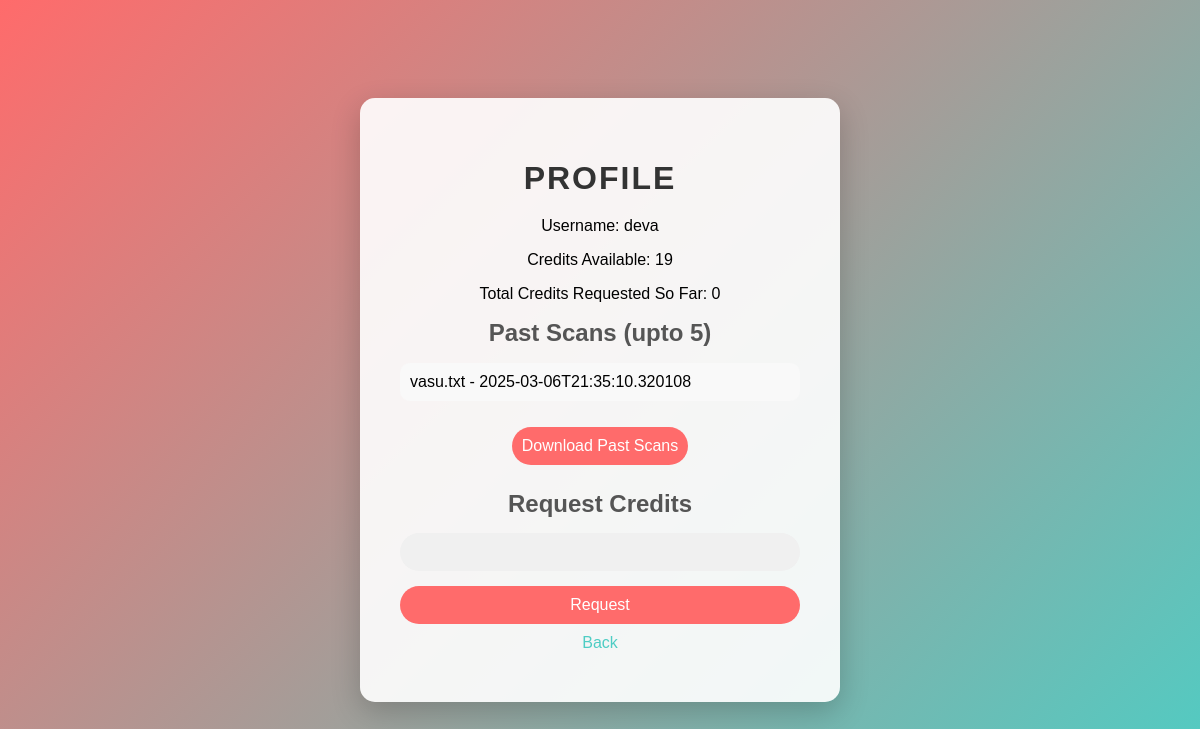
The app's page /profile (signed in), older data.
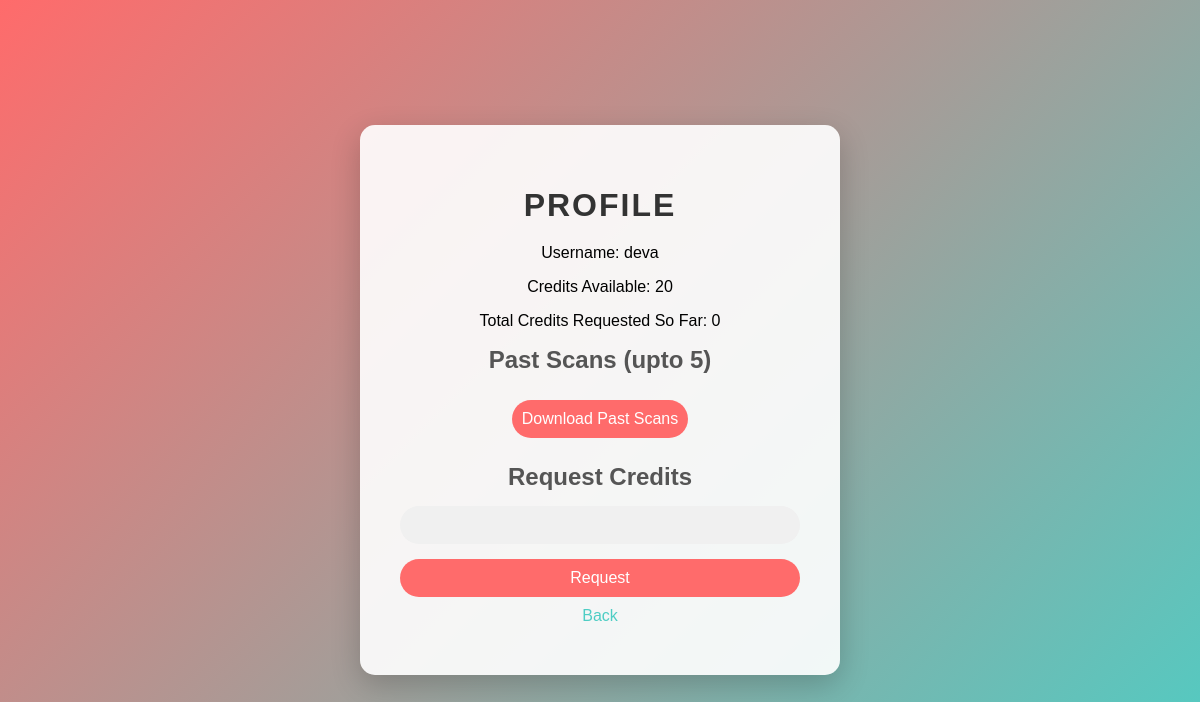
The same page, newer data.
### tables this page shows
CREATE TABLE documents (
        id INTEGER PRIMARY KEY AUTOINCREMENT,
        user_id INTEGER,
        filename TEXT,
        content TEXT,
        upload_date TEXT,
        FOREIGN KEY (user_id) REFERENCES users(id)
    );

### app.py (the view)
@app.route("/profile")
def profile():
    if "user_id" not in session:
        return redirect(url_for("login"))
    reset_credits()
    conn = sqlite3.connect("database.db")
    c = conn.cursor()
    c.execute("SELECT username, credits FROM users WHERE id = ?", (session["user_id"],))
    user = c.fetchone()
    c.execute(
        "SELECT filename, upload_date FROM documents WHERE user_id = ? ORDER BY upload_date DESC LIMIT 5",
        (session["user_id"],),
    )
    scans = c.fetchall()
    c.execute(
        "SELECT SUM(requested_credits) FROM credit_requests WHERE user_id = ?",
        (session["user_id"],),
    )
    total_requested_credits = c.fetchone()[0] or 0
    conn.close()
    return render_template(
        "profile.html",
        user=user,
        scans=scans,
        credits=user[1],
        total_requested_credits=total_requested_credits,
    )

### app.py (called while the page is built)
def reset_credits():
    conn = sqlite3.connect("database.db")
    c = conn.cursor()
    c.execute(
        "UPDATE users SET credits = 20, last_reset = ? WHERE last_reset < ?",
        (datetime.now().isoformat(), (datetime.now() - timedelta(days=1)).isoformat()),
    )
    conn.commit()
    conn.close()

### templates/profile.html (shortened to what this page needs)
<!DOCTYPE html>
<html lang="en">
<head>
    <link rel="stylesheet" href="{{ url_for('static', filename='css/style.css') }}">
</head>
<body>
    <div class="container">
        <h1>Profile</h1>
        <p>Username: {{ user[0] }}</p>
        <p>Credits Available: {{ credits }}</p>
        <p>Total Credits Requested So Far: {{ total_requested_credits }}</p>
        <h2>Past Scans (upto 5)</h2>
        <ul>
            {% for scan in scans %}
                <li>{{ scan[0] }} - {{ scan[1] }}</li>
            {% endfor %}
        </ul>
        <a href="{{ url_for('download_scans') }}"><button>Download Past Scans</button></a>
        <h2>Request Credits</h2>
        <form method="POST" action="{{ url_for('request_credits') }}">
            <input type="number" name="credits" min="1" required>
            <button type="submit">Request</button>
        </form>
        <a href="{{ url_for('index') }}">Back</a>
    </div>
</body>
</html>

Row changes from the older to the newer data that the page shows:
removed documents: filename "vasu.txt", upload_date "2025-03-06T21:35:10.320108"
Text that changed along with them:
{{ credits }}: "19" → "20"
